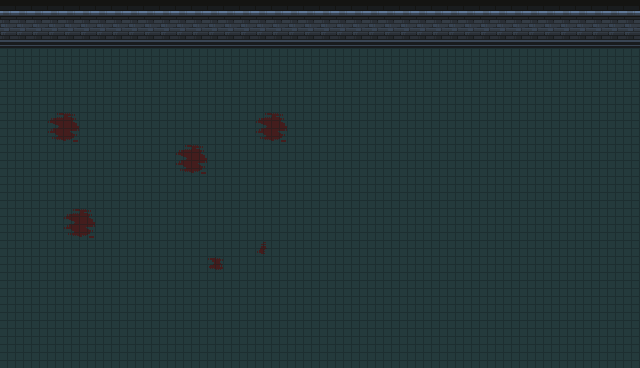

This is a level from a 2D game, rendered from its Tiled map with the project's own tilesets. A one-line summary and the complete map file follow:
An orthogonal 40x23 tile map with 16x16 px tiles, 2 tile layers (Chao, Paredes), 2 tilesets and 12 objects (2x cima, 2x esquerda, 2x direita, 2x baixo).

<map version="1.10" tiledversion="1.10.2" orientation="orthogonal" renderorder="right-down" width="40" height="23" tilewidth="16" tileheight="16" infinite="0" nextlayerid="6" nextobjectid="15">
 <tileset firstgid="1" source="base/dungeon prisao - tiles.tsx" />
 <tileset firstgid="626" source="base/dungeon_reaction_objects.tsx" />
 <layer id="1" name="Chao" width="40" height="23">
  <data encoding="csv">
31,31,31,31,31,31,31,31,31,31,31,31,31,31,31,31,31,31,31,31,31,31,31,31,31,31,31,31,31,31,31,31,31,31,31,31,31,31,31,31,
31,31,31,31,31,31,31,31,31,31,31,31,31,31,31,31,31,31,31,31,31,31,31,31,31,31,31,31,31,31,31,31,31,31,31,31,31,31,31,31,
31,31,31,31,31,31,31,31,31,31,31,31,31,31,31,31,31,31,31,31,31,31,31,31,31,31,31,31,31,31,31,31,31,31,31,31,31,31,31,31,
31,31,31,31,31,31,31,31,31,31,31,31,31,31,31,31,31,31,31,31,31,31,31,31,31,31,31,31,31,31,31,31,31,31,31,31,31,31,31,31,
31,31,31,31,31,31,31,31,31,31,31,31,31,31,31,31,31,31,31,31,31,31,31,31,31,31,31,31,31,31,31,31,31,31,31,31,31,31,31,31,
31,31,31,31,31,31,31,31,31,31,31,31,31,31,31,31,31,31,31,31,31,31,31,31,31,31,31,31,31,31,31,31,31,31,31,31,31,31,31,31,
31,31,31,31,31,31,31,31,31,31,31,31,31,31,31,31,31,31,31,31,31,31,31,31,31,31,31,31,31,31,31,31,31,31,31,31,31,31,31,31,
31,31,31,309,310,31,31,31,31,31,31,31,31,31,31,31,309,310,31,31,31,31,31,31,31,31,31,31,31,31,31,31,31,31,31,31,31,31,31,31,
31,31,31,334,335,31,31,31,31,31,31,31,31,31,31,31,334,335,31,31,31,31,31,31,31,31,31,31,31,31,31,31,31,31,31,31,31,31,31,31,
31,31,31,31,31,31,31,31,31,31,31,309,310,31,31,31,31,31,31,31,31,31,31,31,31,31,31,31,31,31,31,31,31,31,31,31,31,31,31,31,
31,31,31,31,31,31,31,31,31,31,31,334,335,31,31,31,31,31,31,31,31,31,31,31,31,31,31,31,31,31,31,31,31,31,31,31,31,31,31,31,
31,31,31,31,31,31,31,31,31,31,31,31,31,31,31,31,31,31,31,31,31,31,31,31,31,31,31,31,31,31,31,31,31,31,31,31,31,31,31,31,
31,31,31,31,31,31,31,31,31,31,31,31,31,31,31,31,31,31,31,31,31,31,31,31,31,31,31,31,31,31,31,31,31,31,31,31,31,31,31,31,
31,31,31,31,309,310,31,31,31,31,31,31,31,31,31,31,31,31,31,31,31,31,31,31,31,31,31,31,31,31,31,31,31,31,31,31,31,31,31,31,
31,31,31,31,334,335,31,31,31,31,31,31,31,31,31,31,31,31,31,31,31,31,31,31,31,31,31,31,31,31,31,31,31,31,31,31,31,31,31,31,
31,31,31,31,31,31,31,31,31,31,31,31,31,31,31,31,286,31,31,31,31,31,31,31,31,31,31,31,31,31,31,31,31,31,31,31,31,31,31,31,
31,31,31,31,31,31,31,31,31,31,31,31,31,333,31,31,31,31,31,31,31,31,31,31,31,31,31,31,31,31,31,31,31,31,31,31,31,31,31,31,
31,31,31,31,31,31,31,31,31,31,31,31,31,31,31,31,31,31,31,31,31,31,31,31,31,31,31,31,31,31,31,31,31,31,31,31,31,31,31,31,
31,31,31,31,31,31,31,31,31,31,31,31,31,31,31,31,31,31,31,31,31,31,31,31,31,31,31,31,31,31,31,31,31,31,31,31,31,31,31,31,
31,31,31,31,31,31,31,31,31,31,31,31,31,31,31,31,31,31,31,31,31,31,31,31,31,31,31,31,31,31,31,31,31,31,31,31,31,31,31,31,
31,31,31,31,31,31,31,31,31,31,31,31,31,31,31,31,31,31,31,31,31,31,31,31,31,31,31,31,31,31,31,31,31,31,31,31,31,31,31,31,
31,31,31,31,31,31,31,31,31,31,31,31,31,31,31,31,31,31,31,31,31,31,31,31,31,31,31,31,31,31,31,31,31,31,31,31,31,31,31,31,
31,31,31,31,31,31,31,31,31,31,31,31,31,31,31,31,31,31,31,31,31,31,31,31,31,31,31,31,31,31,31,31,31,31,31,31,31,31,31,31
</data>
 </layer>
 <layer id="2" name="Paredes" width="40" height="23">
  <data encoding="csv">
2,2,2,2,2,2,2,2,2,2,2,2,2,2,2,2,2,2,2,2,2,2,2,2,2,2,2,2,2,2,2,2,2,2,2,2,2,2,2,2,
27,27,27,27,27,27,27,27,27,27,27,27,27,27,27,27,27,27,27,27,27,27,27,27,27,27,27,27,27,27,27,27,27,27,27,27,27,27,27,27,
52,52,52,52,52,52,52,52,52,52,52,52,52,52,52,52,52,52,52,52,52,52,52,52,52,52,52,52,52,52,52,52,52,52,52,52,52,52,52,52,
0,0,0,0,0,0,0,0,0,0,0,0,0,0,0,0,0,0,0,0,0,0,0,0,0,0,0,0,0,0,0,0,0,0,0,0,0,0,0,0,
0,0,0,0,0,0,0,0,0,0,0,0,0,0,0,0,0,0,0,0,0,0,0,0,0,0,0,0,0,0,0,0,0,0,0,0,0,0,0,0,
0,0,0,0,0,0,0,0,0,0,0,0,0,0,0,0,0,0,0,0,0,0,0,0,0,0,0,0,0,0,0,0,0,0,0,0,0,0,0,0,
0,0,0,0,0,0,0,0,0,0,0,0,0,0,0,0,0,0,0,0,0,0,0,0,0,0,0,0,0,0,0,0,0,0,0,0,0,0,0,0,
0,0,0,0,0,0,0,0,0,0,0,0,0,0,0,0,0,0,0,0,0,0,0,0,0,0,0,0,0,0,0,0,0,0,0,0,0,0,0,0,
0,0,0,0,0,0,0,0,0,0,0,0,0,0,0,0,0,0,0,0,0,0,0,0,0,0,0,0,0,0,0,0,0,0,0,0,0,0,0,0,
0,0,0,0,0,0,0,0,0,0,0,0,0,0,0,0,0,0,0,0,0,0,0,0,0,0,0,0,0,0,0,0,0,0,0,0,0,0,0,0,
0,0,0,0,0,0,0,0,0,0,0,0,0,0,0,0,0,0,0,0,0,0,0,0,0,0,0,0,0,0,0,0,0,0,0,0,0,0,0,0,
0,0,0,0,0,0,0,0,0,0,0,0,0,0,0,0,0,0,0,0,0,0,0,0,0,0,0,0,0,0,0,0,0,0,0,0,0,0,0,0,
0,0,0,0,0,0,0,0,0,0,0,0,0,0,0,0,0,0,0,0,0,0,0,0,0,0,0,0,0,0,0,0,0,0,0,0,0,0,0,0,
0,0,0,0,0,0,0,0,0,0,0,0,0,0,0,0,0,0,0,0,0,0,0,0,0,0,0,0,0,0,0,0,0,0,0,0,0,0,0,0,
0,0,0,0,0,0,0,0,0,0,0,0,0,0,0,0,0,0,0,0,0,0,0,0,0,0,0,0,0,0,0,0,0,0,0,0,0,0,0,0,
0,0,0,0,0,0,0,0,0,0,0,0,0,0,0,0,0,0,0,0,0,0,0,0,0,0,0,0,0,0,0,0,0,0,0,0,0,0,0,0,
0,0,0,0,0,0,0,0,0,0,0,0,0,0,0,0,0,0,0,0,0,0,0,0,0,0,0,0,0,0,0,0,0,0,0,0,0,0,0,0,
0,0,0,0,0,0,0,0,0,0,0,0,0,0,0,0,0,0,0,0,0,0,0,0,0,0,0,0,0,0,0,0,0,0,0,0,0,0,0,0,
0,0,0,0,0,0,0,0,0,0,0,0,0,0,0,0,0,0,0,0,0,0,0,0,0,0,0,0,0,0,0,0,0,0,0,0,0,0,0,0,
0,0,0,0,0,0,0,0,0,0,0,0,0,0,0,0,0,0,0,0,0,0,0,0,0,0,0,0,0,0,0,0,0,0,0,0,0,0,0,0,
0,0,0,0,0,0,0,0,0,0,0,0,0,0,0,0,0,0,0,0,0,0,0,0,0,0,0,0,0,0,0,0,0,0,0,0,0,0,0,0,
0,0,0,0,0,0,0,0,0,0,0,0,0,0,0,0,0,0,0,0,0,0,0,0,0,0,0,0,0,0,0,0,0,0,0,0,0,0,0,0,
0,0,0,0,0,0,0,0,0,0,0,0,0,0,0,0,0,0,0,0,0,0,0,0,0,0,0,0,0,0,0,0,0,0,0,0,0,0,0,0
</data>
 </layer>
 <objectgroup id="3" name="portas">
  <object id="1" name="cima" gid="626" x="257.333" y="75" width="90" height="73" />
  <object id="2" name="esquerda" gid="628" x="-0.471818" y="227.949" width="32" height="87" />
  <object id="3" name="direita" gid="627" x="608.667" y="237.283" width="32" height="87" />
  <object id="5" name="baixo" gid="629" x="246.874" y="367.65" width="85" height="32" />
 </objectgroup>
 <objectgroup id="4" name="colisao_b">
  <object id="6" x="1" y="-18" width="637.5" height="63" />
  <object id="12" x="-29.9348" y="0.5" width="31" height="367.333" />
  <object id="13" x="0.181818" y="362.546" width="639.545" height="42.3636" />
  <object id="14" x="637.803" y="0.409091" width="53" height="366.545" />
 </objectgroup>
 <objectgroup id="5" name="portas_entrada">
  <object id="8" name="cima" x="283" y="43.6667" width="31.6667" height="5" />
  <object id="9" name="esquerda" x="-0.333333" y="168.333" width="5.66667" height="37" />
  <object id="10" name="direita" x="634.545" y="176.299" width="5.33333" height="37.6667" />
  <object id="11" name="baixo" x="271" y="360.333" width="37.6667" height="7.66667" />
 </objectgroup>
</map>
